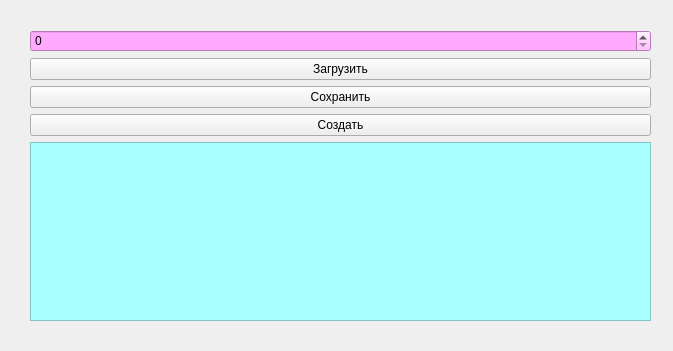
<?xml version="1.0" encoding="UTF-8"?>
<ui version="4.0">
 <class>Form</class>
 <widget class="QWidget" name="Form">
  <property name="geometry">
   <rect>
    <x>0</x>
    <y>0</y>
    <width>673</width>
    <height>351</height>
   </rect>
  </property>
  <property name="windowTitle">
   <string>Form</string>
  </property>
  <widget class="QWidget" name="verticalLayoutWidget">
   <property name="geometry">
    <rect>
     <x>30</x>
     <y>30</y>
     <width>621</width>
     <height>291</height>
    </rect>
   </property>
   <layout class="QVBoxLayout" name="verticalLayout">
    <item>
     <widget class="QSpinBox" name="spinBox">
      <property name="styleSheet">
       <string notr="true">background-color: rgb(255, 170, 255);</string>
      </property>
     </widget>
    </item>
    <item>
     <widget class="QPushButton" name="pushButton">
      <property name="text">
       <string>Загрузить</string>
      </property>
     </widget>
    </item>
    <item>
     <widget class="QPushButton" name="pushButton_2">
      <property name="text">
       <string>Сохранить</string>
      </property>
     </widget>
    </item>
    <item>
     <widget class="QPushButton" name="pushButton_3">
      <property name="text">
       <string>Создать</string>
      </property>
     </widget>
    </item>
    <item>
     <widget class="QTableWidget" name="tableWidget">
      <property name="styleSheet">
       <string notr="true">background-color: rgb(170, 255, 255);</string>
      </property>
     </widget>
    </item>
   </layout>
  </widget>
 </widget>
 <resources/>
 <connections/>
</ui>
